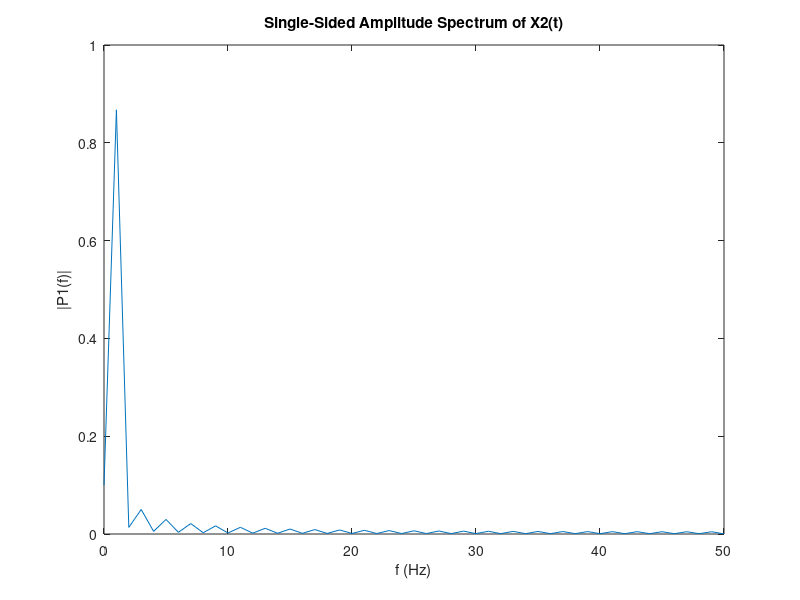

This figure's MATLAB source: (Note: this script raises an error after producing the figure.)
clc;
clear;
close all;
% Author: Hamidreza Abooei 402617509
%% Define the signal
t= linspace(0,1,100)';
f0 = 1;
x1 = sin(2 * pi * f0 * t);
x2 = x1 + 0.2 * (t >= 0.5);

plot(t, [x1 x2]);
legend('x1', 'x2');
xlabel('Time');
ylabel('Amplitude');
title('Plot of x1 and x2');

Fs = 100;
Y = fft(x2);
L = length(x2);
P2 = abs(Y/L);
P1 = P2(1:L/2+1);
P1(2:end-1) = 2*P1(2:end-1);
f = Fs*(0:(L/2))/L;
plot(f,P1) 
title('Single-Sided Amplitude Spectrum of X2(t)')
xlabel('f (Hz)')
ylabel('|P1(f)|')

%% Calculate and display Wavelet of the step signal 
% figure('name', 'haar2', 'NumberTitle', 'off')
% cwt(x,1:2,'haar','plot');
% title('haar2')
[swa,swd] = swt(x2,2,'db1');

swa2 = swa(2,:);
swd2 = swd(2,:);

figure();
subplot(2,1,1)
plot(t,swa2)
title('Level 2 Approximation coefficients')
subplot(2,1,2)
plot(t,swd2)
title('Level 2 Detail coefficients')
xlabel('time(s)')
